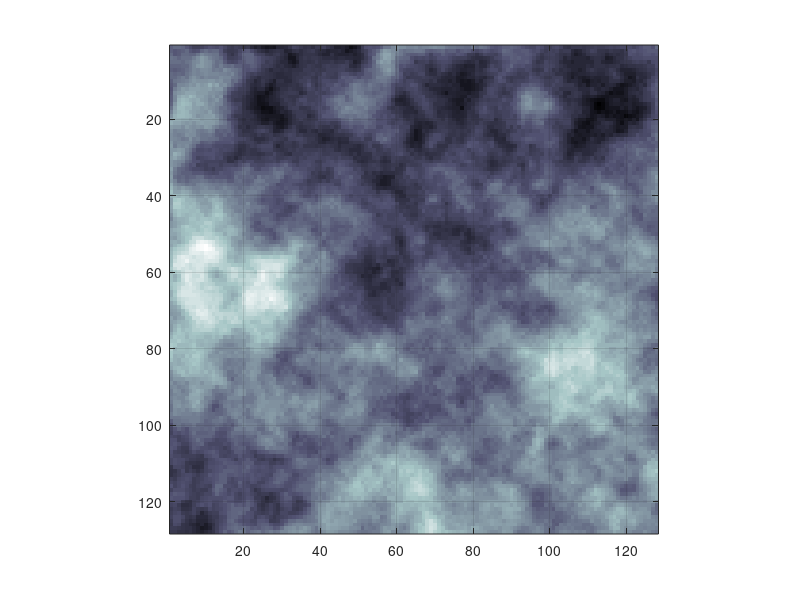

The MATLAB script that drew this image: (Note: this script raises an error after producing the figure.)
close all; clear; clc;

% `polyfit_fast` and `polyval_fast` work best in the middle of tight `for`
% loops. An example use case here is going through each time-slice through
% a stack of images.

%% Make up a stack of images (Perlin noise)
% Based on https://stackoverflow.com/a/12971365/2531987
N = 7; im = randn(2^N,2^N,2^(N+1)); % 2^N x 2^N x 2^(N+1)
for j = 2:N
    s = 2^(N-j+1); % New layer size, 64, 32, 16, etc...
    nl = interp3(randn(s+1,s+1,(2*s)+1),(j-1),'spline'); % New upsampled layer
    nl = nl(1:end-1,1:end-1,1:end-1);
    im = im + j*nl;
end

%% View the data
D = im;
f = figure(1); clf;
imagesc(D(:,:,1)); colormap(bone);
grid on; box on; axis square;
a = gca; a.XTickLabel = ''; a.YTickLabel = '';
zlim([-1 1]*40);
for j = 2:size(D,3)
    if ~f.isvalid, break; end
    a.Children.CData = D(:,:,j); title(sprintf('frame %03d',j));
    drawnow; pause(0.05);
end

%% Smooth the motion by replacing each slice through time with a polynomial approximation
% This is slow because polyfit and polyval do a lot of checks on *each* iteration
[height,width,length] = size(im);
t = (1:length)';
n = 4; % Order of the polynomial

tic
new_im = zeros(size(im)); % Preallocate
for j = 1:height
    for k = 1:width
        y = squeeze(im(j,k,:)); % Slice through the stack of images
        P = polyfit(t,y,n); % Fit with a polynomial
        new_im(j,k,:) = polyval(P,t);
    end
    if ~mod(j,10)
        fprintf('% 5.2f %% done\n',j/height*100);
    end
end
t1 = toc;

%% View the new data
D = new_im;
f = figure(1); clf;
imagesc(D(:,:,1)); colormap(bone);
grid on; box on; axis square;
a = gca; a.XTickLabel = ''; a.YTickLabel = '';
zlim([-1 1]*40);
for j = 2:size(D,3)
    if ~f.isvalid, break; end
    a.Children.CData = D(:,:,j); title(sprintf('frame %03d',j));
    drawnow; pause(0.05);
end

%% Same procedure, but with polyfit_fast and polyval_fast
% Much faster
[height,width,length] = size(im);
t = (1:length)';
n = 4; % Order of the polynomial

tic
new_im = zeros(size(im)); % Preallocate
for j = 1:height
    for k = 1:width
        y = squeeze(im(j,k,:)); % Slice through the stack of images
        P = polyfit_fast(t,y,n); % Fit with a polynomial
        new_im(j,k,:) = polyval_fast(P,t);
    end
    if ~mod(j,10)
        fprintf('% 5.2f %% done\n',j/height*100);
    end
end
t2 = toc;

%% Print timing
fprintf('polyfit/val time = %.2f\n',t1);
fprintf('polyfit/val_fast time = %.2f\n',t2);
fprintf('ca. %.0f times speedup\n',t1/t2);

%% Reuse the vandermode matrix
% Can be made even faster by reusing the Vandermode matrix, but it requires
% more code rewrite. The difference here becomes much more apparent when
% the Vandermode matrix is very large (which, in this case, it isn't
% really)
[height,width,length] = size(im);
t = (1:length)';
n = 4; % Order of the polynomial

tic
new_im = zeros(size(im)); % Preallocate
for j = 1:height
    for k = 1:width
        y = squeeze(im(j,k,:)); % Slice through the stack of images
        
        if j==1 && k==1 % Get the Vandermode matrix on first point
            [P,V] = polyfit_fast(t,y,n);
        else % Replace t with V
            P = polyfit_fast(V,y,n);
        end
        new_im(j,k,:) = polyval_fast(P,V);
        
    end
    if ~mod(j,10)
        fprintf('% 5.2f %% done\n',j/height*100);
    end
end
toc